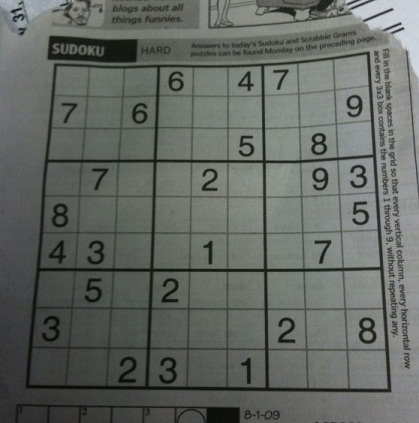
#> input picture resources/grids/2.jpg, 419 x 423 px
$ python -i image_preprocessing.py   (imports and definitions only)
#> lines starting #> are read from the running program, lines starting #| are printed output that depends on the picture; after the words box and inside, x2 and y2 are one past the last pixel; in counts of white or black regions, pixels touching at a corner belong together
### src/param_config.py
import configparser


def singleton(class_):
    instances = {}

    # [4 lines left out: function get_instance, not called in this run]

    return get_instance


@singleton
class SudokuConfig:
    # [8 lines left out: function __init__, not called in this run]

### src/image_preprocessing.py
import cv2 as cv
import numpy as np
import math
import param_config
import logging

MAX_WIDTH_HEIGHT = 800


# [64 lines left out: functions set_max_dimensions, preprocess_image, find_lines_in_outer_box, draw_lines, not called in this run]


            # [16 lines of commented-out code are left out]


def find_biggest_blob(src):
    """ Biggest thing in the image is assumed to be the puzzle. Hence the biggest blob should be the puzzle

    :param src:
    :return:
    """
    # return src
    return find_biggest_bounding_box(src)


def find_biggest_bounding_box(src):
    max = -1
    max_pt = None
    # grab the image dimensions
    # h = src.shape[0]
    # w = src.shape[1]
    h, w = src.shape[:2]
#> h = 423; w = 419

    mask = np.zeros((h + 2, w + 2), np.uint8)

    # loop over the image, pixel by pixel
    for y in range(0, h):
        for x in range(0, w):
            if src[y, x] >= 128:
                # area = cv.floodFill(src, src(y, x), (0, 0, 64))
                retval = cv.floodFill(src, mask, (x, y), 64)
                area = retval[0]
                if area > max:
                    max_pt = (x, y)
                    max = area
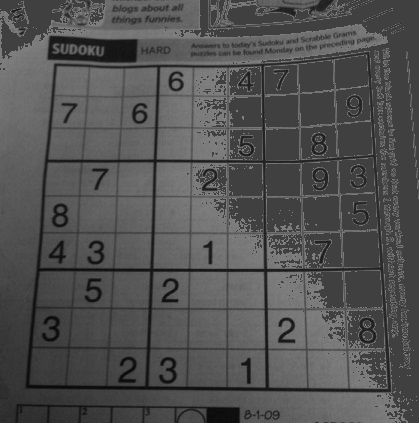
#> src: shape (423, 419); min 5, max 127, mean 81.7
#> after the loop, max = 27; max_pt = (413, 45)

    mask = np.zeros((h + 2, w + 2), np.uint8)
    retval = cv.floodFill(src, mask, max_pt, 255)
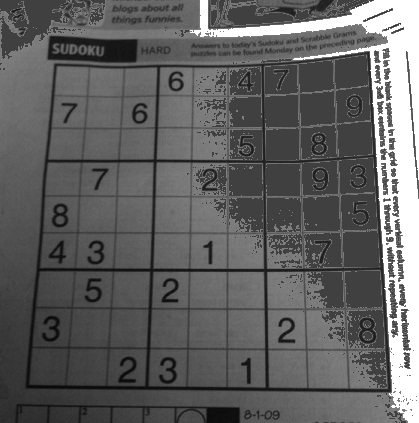
#> src: shape (423, 419); 8.4% of pixels changed, all inside (x1, y1, x2, y2) = (190, 0, 419, 423)
    mask = np.zeros((h + 2, w + 2), np.uint8)

    for y in range(0, h):
        for x in range(0, w):
            if src[y, x] == 64 and x is not max_pt[0] and y is not max_pt[1]:
                retval = cv.floodFill(src, mask, (x, y), 0)
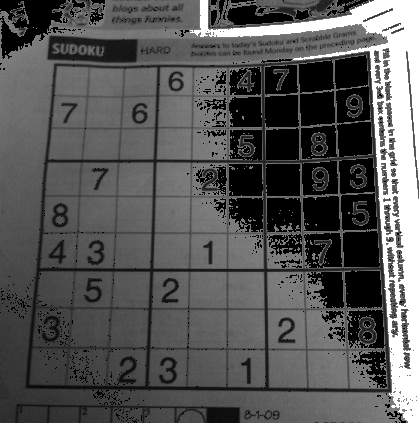
#> src: shape (423, 419); 17.79% of pixels changed, all inside (x1, y1, x2, y2) = (0, 0, 407, 423)

    return retval[1]


# [34 lines left out: functions apply_gaussian_blur, apply_adaptive_threshold, apply_bitwise_not, repair_disconnected_parts, not called in this run]


def erode_outer_grid_lines(src):
    er_kernel = cv.getStructuringElement(cv.MORPH_CROSS, (3, 3))
    return cv.erode(src, er_kernel)


# [21 lines left out: function hough_lines, not called in this run]

>>> import cv2
>>> picture = cv2.imread('../resources/grids/2.jpg', cv2.IMREAD_GRAYSCALE)
>>> result = find_biggest_blob(picture)

$ run again, on resources/grids/1.png
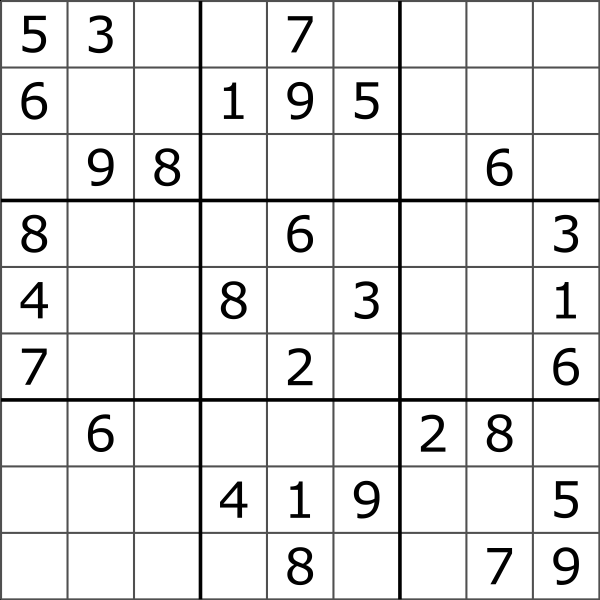
#> input picture resources/grids/1.png, 1200 x 1200 px (shown at 1/2 size)
#> picture is the input picture: shape (1200, 1200); min 0, max 255, mean 231.9
#> after the loop in find_biggest_bounding_box, `for y in range(0, h):`:
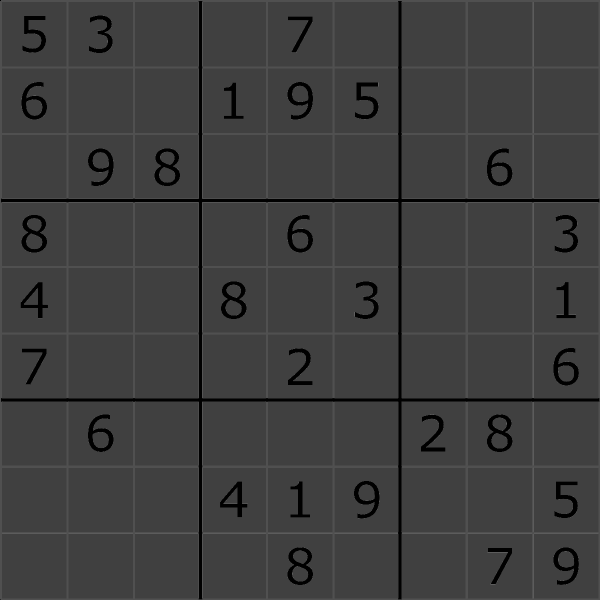
#> src: shape (1200, 1200) (shown at 1/2 size); min 0, max 127, mean 62
#> after the loop in find_biggest_bounding_box, `for y in range(0, h):`: max = 16384; max_pt = (935, 935)
#> after the loop in find_biggest_bounding_box, `for y in range(0, h):`:
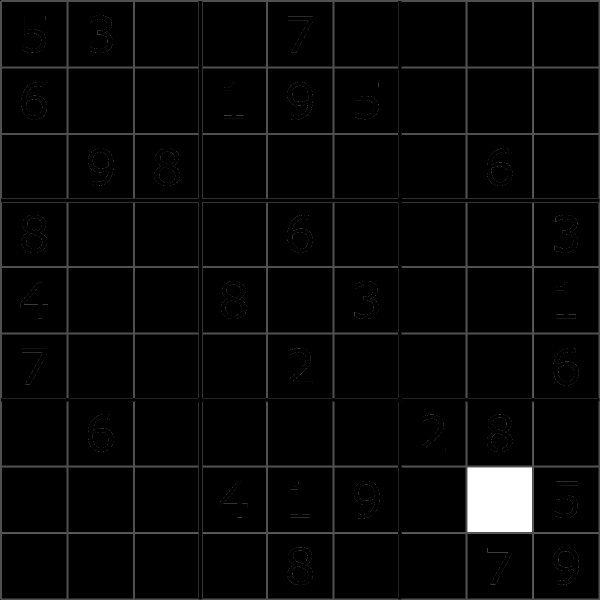
#> src: shape (1200, 1200) (shown at 1/2 size); min 0, max 255, mean 7.7
